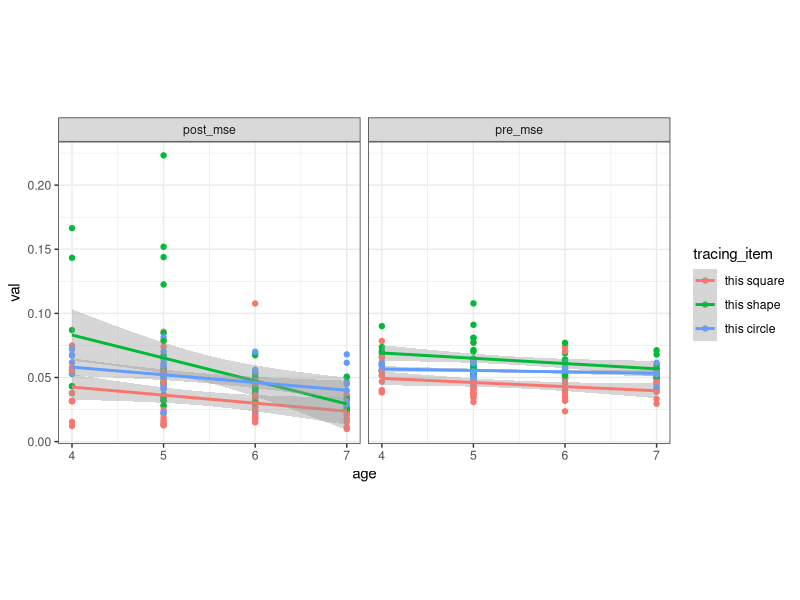
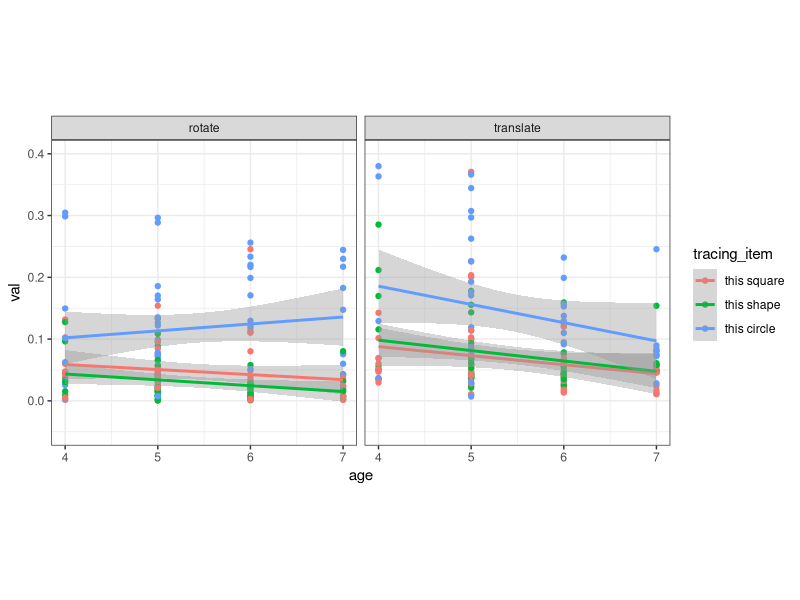

Reproduce these figures in R, in order.
## ---- chunk 1
library(tidyverse)
library(lme4)
library(lmerTest)
## ---- chunk 2
d <- read_csv('./photodraw_tracing.csv') %>%
  mutate(tracing_item = factor(tracing_item, levels = c('this square', 'this shape', 'this circle'))) 
  # mutate(age = scale(age, center = TRUE, scale = FALSE),
  #        post_mse = scale(post_mse, center = TRUE, scale = FALSE))
m1 = lmer(post_mse ~ age + (1 | session_id), data=d)
m2 = lmer(post_mse ~ age + (1 | session_id) + (1 | tracing_item), data=d)
m3 = lmer(post_mse ~ age + tracing_item + (1 | session_id), data=d)
m4 = lmer(post_mse ~ age + (1 | session_id) + (1 + age | tracing_item), data=d)
anova(m1, m2, m3, m4)
## ---- chunk 3
# contrasts(d$tracing_item) <- contr.treatment(3, base = 1)
# summary(lmer(post_mse ~ age * tracing_item + (1 | session_id), data=d))
## ---- chunk 4
summary(m3)
## ---- chunk 5
d %>%
  gather(registration, val, pre_mse, post_mse) %>%
  ggplot(aes(x = age, y = val, color = tracing_item)) +
    geom_point() +
    geom_smooth(method = 'lm') +
    facet_wrap(~ registration) +
    theme_bw() +
    theme(aspect.ratio = 1) 
## ---- chunk 6
d %>%
  gather(transformation, val, rotate, translate) %>%
  ggplot(aes(x = age, y = val, color = tracing_item)) +
    geom_point() +
    geom_smooth(method = 'lm') +
    facet_wrap(~ transformation) +
    theme_bw() +
    theme(aspect.ratio = 1) +
    ylim(-0.05, 0.4)
